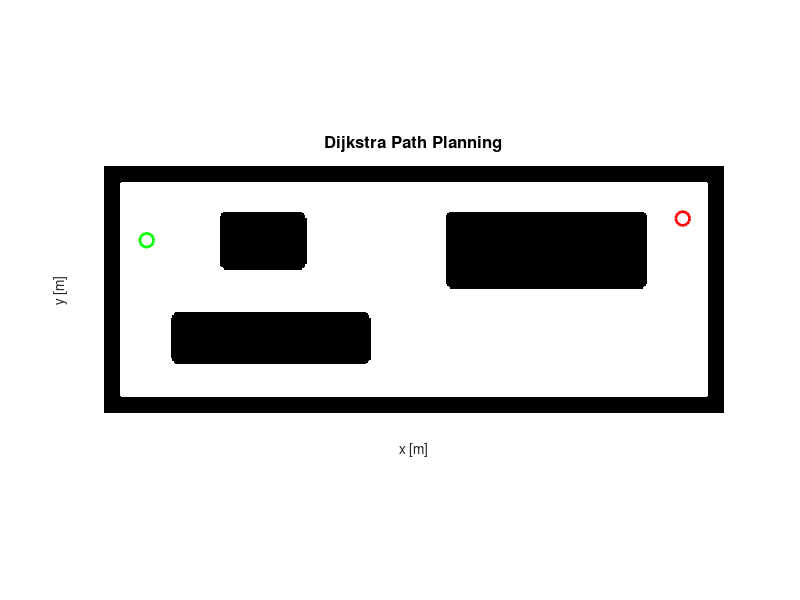

MATLAB code for this plot: (Note: this script raises an error after producing the figure.)
% Main script for Dijkstra path planning with Reed-Shepp curves
clear all;
close all;
clc;

% Load map
load("image_map.mat");
map = double(image_map);

% Initialize parameters
params = struct();
params.length_step = 9;      % Length of the step forward
params.radius_curve = 9;     % Bending radius for left and right curves

% Define start and goal points
start = [30 120];  % Coordinates in format (x,y)
goal = [400 135];  % Coordinates in format (x,y)

% Initialize visualization
figure('Name', 'Dijkstra Path Planning', 'NumberTitle', 'off', 'Position', [100 100 800 600]);
imshow(map);
hold on;
% Set Y-axis direction to be upward-increasing (Cartesian)
set(gca, 'YDir', 'normal');

% Title and labels with standard font
title('Dijkstra Path Planning', 'FontSize', 12);
xlabel('x [m]', 'FontSize', 10);
ylabel('y [m]', 'FontSize', 10);

% Plot start and goal points
h_start = plot(start(1), start(2), 'go', 'MarkerSize', 10, 'LineWidth', 2, 'DisplayName', 'Start point');
h_goal = plot(goal(1), goal(2), 'ro', 'MarkerSize', 10, 'LineWidth', 2, 'DisplayName', 'Goal point');

% Execute Dijkstra algorithm 
[path_points, sample_points, tree_data, path_node_count] = dijkstra_planning(map, start, goal, params);

% Update title with path information
title(['Dijkstra Path Planning - Path nodes: ' num2str(path_node_count) ' | Total explored: ' num2str(tree_data.counter)], 'FontSize', 12);

% Process results
if ~isempty(path_points)
    % Plot path with thicker line
    h_smooth = plot(path_points(:,1), path_points(:,2), 'm-', 'LineWidth', 3, 'DisplayName', 'Smoothed path');
    
    % Adjust figure for better display
    set(gcf, 'Position', [100, 100, 1200, 600]);
    set(gca, 'Position', [0.1, 0.2, 0.8, 0.7]);
    
    % Add legend 
    leg = legend([h_start, h_goal, h_smooth], ...
        {'Start point', 'Goal point', 'Smoothed path'}, ...
        'Location', 'northeast', 'FontSize', 8);
    
    leg.Position = [0.8, 0.85, 0.15, 0.1];
    
    % Save the plot with proper legend
     % save_path = 'D:\Automazione e Robotica\FSR\FSR_Navigation_planning_Car-like_Robot\Images\Control_simulations\Dijkstra\Matlab'; 
     % filename = [save_path, '\dijkstra_path.pdf'];
     % exportgraphics(gcf, filename, 'Resolution', 300, 'ContentType', 'image');
    
    % Generate desired trajectory
    [xd, yd, thetad, phid, q0] = des_trajectory(path_points, params.radius_curve);
    
    % Save trajectory data
    %save('trajectory_data_dijkstra.mat', 'xd', 'yd', 'thetad', 'phid', 'q0');
    
    % Print path information
    fprintf('Path found successfully!\n');
    fprintf('Path length: %.2f meters\n', sum(sqrt(sum(diff(path_points).^2, 2))));
    fprintf('Total nodes: %d\n', path_node_count);
    fprintf('Total explored: %d\n', tree_data.counter);
    fprintf('Trajectory data saved to trajectory_data_dijkstra.mat\n');
else
    % Add legend without path
    legend([h_start, h_goal], {'Start point', 'Goal point'}, ...
           'Location', 'best', 'FontSize', 9);
    fprintf('No path found.\n');
end